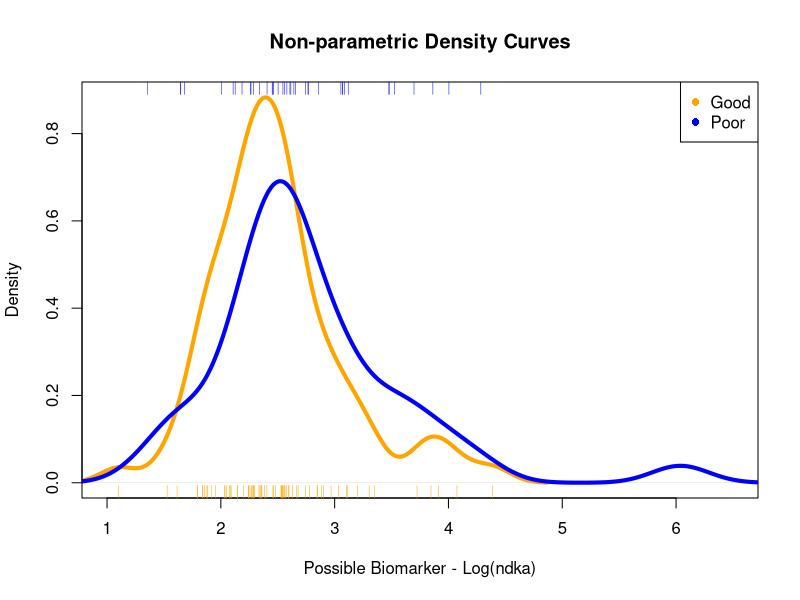
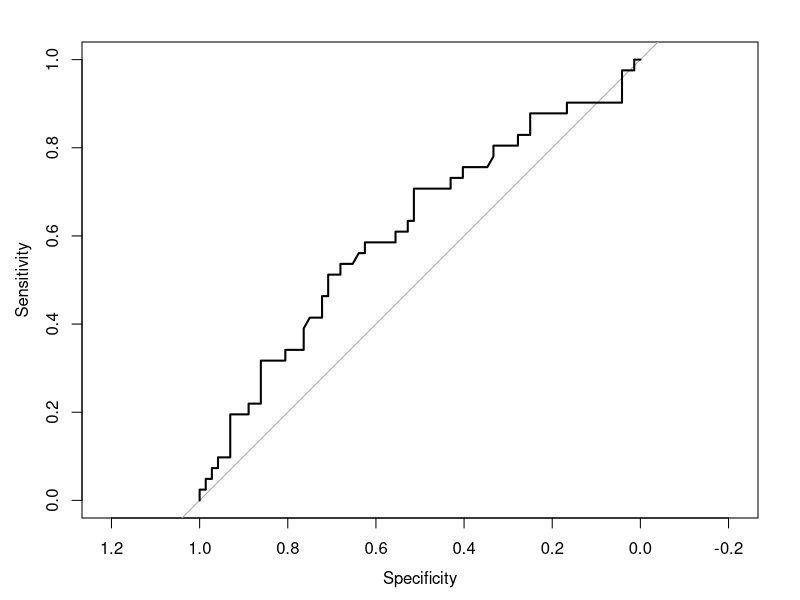
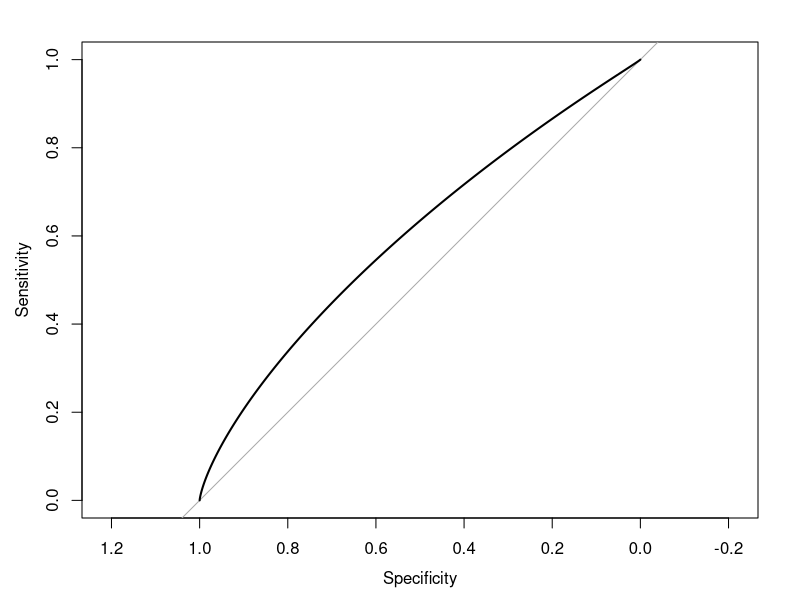

Reproduce these figures in R, in order.
## ---- chunk 1
library(pROC)
data(aSAH)
dat <- aSAH
## ---- chunk 2
table(dat$outcome, dat$gos6)
# There appears to be a qualitatively decent classification of outcome between
# good and poor based on the gos6 level. Specifically gos6 levels of 4 or 5,
# much more so 5 have good outcomes whereas low levels, 1 or 3 (oddly none of
# level 2) have poor outcomes.  This might mean that gos6 could be a decent
# biomarker indicating a particular probable outcome.

## ---- chunk 3
table(dat$outcome, dat$wfns)
# The level of wfns appears to have no correlation to the outcome a pateint
# has, meaning wfns would not make a good biomarker, because the level of
# wfns gives no information about the possible outcome.
## ---- chunk 4
# Log transform of nkda values
dat$log_nkda <- log(dat$ndka)
summary(dat$log_nkda)

# Subset dat based on outcome.
good <- subset(dat, dat$outcome == "Good")
poor <- subset(dat, dat$outcome == "Poor")

# Now plot the density curves.
dens_good <- density(good$log_nkda)
dens_poor <- density(poor$log_nkda)

# Good density curve
plot(dens_good, col = "orange", lwd = 4, xlim = c(1, 6.5), 
     xlab = "Possible Biomarker - Log(ndka)", ylab = "Density", 
     main = "Non-parametric Density Curves" )

# Poor density curve
lines(dens_poor, col = "blue", lwd = 4)

# Add ticks for data according to outcomes
rug(good$log_nkda, side = 1, col = "orange")
rug(poor$log_nkda, side = 3, col = "blue")

legend("topright", legend = c("Good", "Poor"), pch = c(16,16), 
       col = c("orange", "blue"))

# The log(ndka) correpsonding to a good outcome has a slightly lower
# mean than the mean for poor outcomes.  However, there is quite a bit 
# of overlap between the two densities, indiciating that there might 
# not be good enough separation between log(ndka) 
# values that are associated with good outcomes and those associated
# with poor outcomes.  So this calls into question whther log(ndka)
# could be a useful biomarker.  Based on the plot the best cutoff
# for log(ndka) to split the data into good or poor outcomes is around
# 2.25.

## ---- chunk 5
my_roc <- roc(dat$outcome, dat$log_nkda, levels = c("Good", "Poor"), direction = "<")

# Stuff the sensitivity and specificities into a dataframe
df <- data.frame(sens = my_roc$sensitivities, spec = my_roc$specificities, cuts = my_roc$thresholds)
plot.roc(my_roc)

## ---- chunk 6
# Get the actual area under the curve, use a smoothed form of ROC instead of
# jagged version above.
smooth_roc <- roc(dat$outcome, dat$log_nkda, smooth = T, 
                  levels = c("Good", "Poor"), direction = "<")

plot.roc(smooth_roc)

ci <- ci.auc(smooth_roc)
paste(round(ci[1], 3), '<=', round(ci[2], 3), "<=", round(ci[3], 3))
# The null hypothesis that AUC = 0.5 is within the lower bound  
# of the 95% confidence interval, indicating that we cannot reject 
# the null hypothesis here so the log(ndka) biomarker is no better
# than 50-50 chance and thus is not useful, and definitely not worth
# the work of using it for a diagnostic test.


## ---- chunk 7
# To develop a diagnostic test we need to decide on the best cutoff.
df$dist <- (df$sens -1)^2 + (df$spec - 1)^2 

# Our best cutoff is the one wiht the minimal square distance.
df[which(df$dist == min(df$dist)),]
